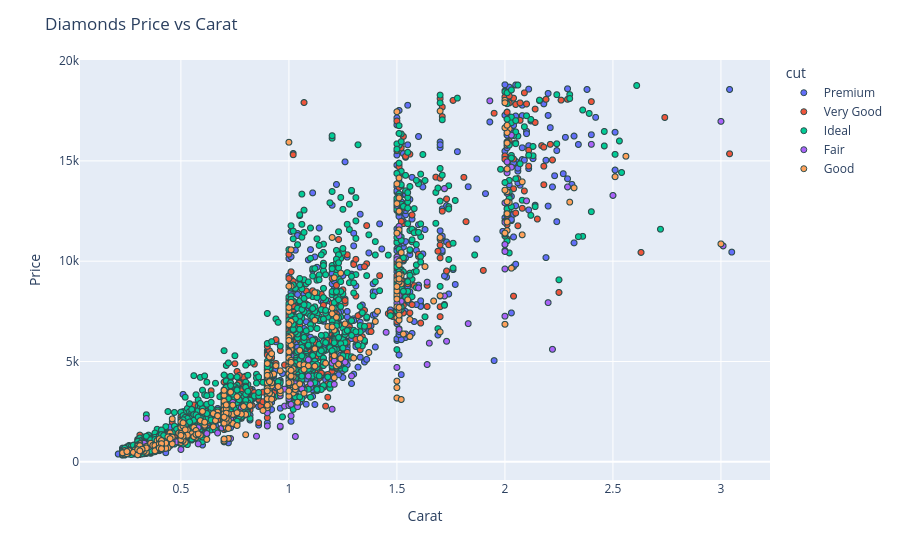

Notebook cell for this chart:
### Code cell
# scatter plot
fig = px.scatter(df, x='carat', y='price', color='cut')
fig.update_traces(marker=dict(line=dict(width=1, color='DarkSlateGrey')))
fig.update_layout(title='Diamonds Price vs Carat', xaxis_title='Carat', yaxis_title='Price')
fig.show()

### Figure 1 — Plotly figure (JSON) as saved in the notebook; plotly's stock layout.template omitted (floating-point values rounded to 4 significant figures; data arrays with more than 128 entries replaced by an {"elided": "..."} marker saying what was removed)
{"data": [{"hovertemplate": "cut=Premium<br>carat=%{x}<br>price=%{y}<extra></extra>", "legendgroup": "Premium", "marker": {"color": "#636efa", "line": {"color": "DarkSlateGrey", "width": 1}, "symbol": "circle"}, "mode": "markers", "name": "Premium", "showlegend": true, "type": "scattergl", "x": {"elided": "1447 float values"}, "xaxis": "x", "y": {"elided": "1447 int values"}, "yaxis": "y"}, {"hovertemplate": "cut=Very Good<br>carat=%{x}<br>price=%{y}<extra></extra>", "legendgroup": "Very Good", "marker": {"color": "#EF553B", "line": {"color": "DarkSlateGrey", "width": 1}, "symbol": "circle"}, "mode": "markers", "name": "Very Good", "showlegend": true, "type": "scattergl", "x": {"elided": "1195 float values"}, "xaxis": "x", "y": {"elided": "1195 int values"}, "yaxis": "y"}, {"hovertemplate": "cut=Ideal<br>carat=%{x}<br>price=%{y}<extra></extra>", "legendgroup": "Ideal", "marker": {"color": "#00cc96", "line": {"color": "DarkSlateGrey", "width": 1}, "symbol": "circle"}, "mode": "markers", "name": "Ideal", "showlegend": true, "type": "scattergl", "x": {"elided": "2127 float values"}, "xaxis": "x", "y": {"elided": "2127 int values"}, "yaxis": "y"}, {"hovertemplate": "cut=Fair<br>carat=%{x}<br>price=%{y}<extra></extra>", "legendgroup": "Fair", "marker": {"color": "#ab63fa", "line": {"color": "DarkSlateGrey", "width": 1}, "symbol": "circle"}, "mode": "markers", "name": "Fair", "showlegend": true, "type": "scattergl", "x": {"elided": "168 float values"}, "xaxis": "x", "y": {"elided": "168 int values"}, "yaxis": "y"}, {"hovertemplate": "cut=Good<br>carat=%{x}<br>price=%{y}<extra></extra>", "legendgroup": "Good", "marker": {"color": "#FFA15A", "line": {"color": "DarkSlateGrey", "width": 1}, "symbol": "circle"}, "mode": "markers", "name": "Good", "showlegend": true, "type": "scattergl", "x": {"elided": "457 float values"}, "xaxis": "x", "y": {"elided": "457 int values"}, "yaxis": "y"}], "layout": {"legend": {"title": {"text": "cut"}, "tracegroupgap": 0}, "margin": {"t": 60}, "title": {"text": "Diamonds Price vs Carat"}, "xaxis": {"anchor": "y", "domain": [0, 1], "title": {"text": "Carat"}}, "yaxis": {"anchor": "x", "domain": [0, 1], "title": {"text": "Price"}}}}
